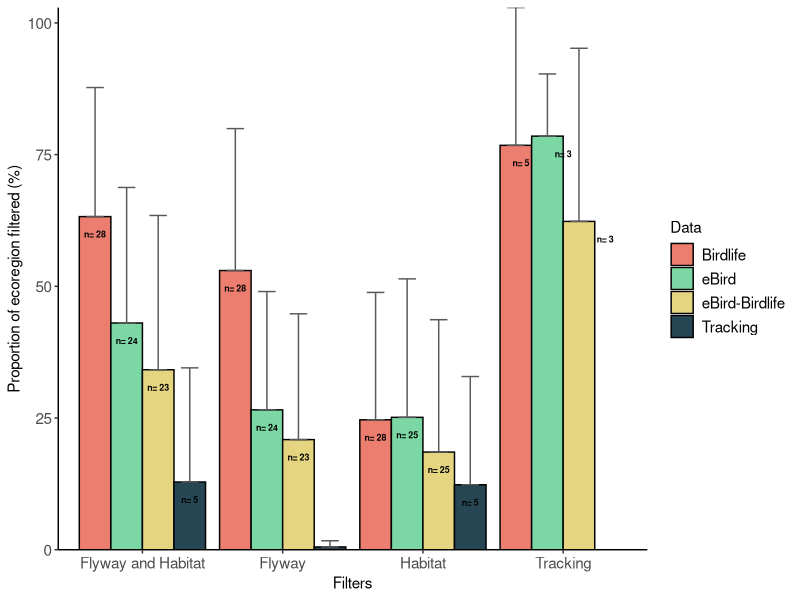

The R source for this figure:
#Title: Determining the efficacity of filters to reduce the number of biogeographic region (ecoregion. province, realm) of non-breeding range for each taxonomic group
#Author: Louis Moisan
#Date: July 19, 2021

#-------------------#
##### Librairies ####
#-------------------#
library(tidyverse)

#-------------------#
#### Import data ####
#-------------------#
#----- Ecoregion
species_eco <- read.csv("data/species_region_filter.csv") %>%
  dplyr::select(species, data, filter, ecoregion) %>% 
  dplyr::arrange(species, data, desc(ecoregion))

#Set empty column to store proportion of reduction in number of region
species_eco$prop_eco <- as.numeric(NA)
#Define proportion of reduction in the  number of region by each filter
for (species in unique(species_eco$species)){ #For each species
  print(species)
  a <-species_eco[species_eco$species == species,]
    for (data in unique(a$data)){ #For each data type
      print(data)
      b <- a[a$data ==  data,]
        for (filter in unique(b$filter)){ #For each filter type
      species_eco[(species_eco$species == species & species_eco$data == data & species_eco$filter == filter),]$prop_eco   <- (1- (b[b$filter == filter,]$ecoregion / b[b$filter == "raw",]$ecoregion))*100 #Get the proportion of reduction in the number of ecoregion with raw data
    }
  }
}

#Create table
table_species_eco <- species_eco %>% filter(!(filter== "raw"))

#Export as .csv
write.csv(table_species_eco, "data/table_filter_region_raw.csv")

#-----------------------------------------------------------#
#### Test effect of each filter on the non-breeding area ####
#-----------------------------------------------------------#
eco_aov <- aov(prop_eco ~ filter + data+ data:filter, data = species_eco)
summary(eco_aov)

species_eco_summary <- species_eco %>% 
  group_by(data, filter) %>% 
  dplyr::summarise(mean= mean(prop_eco), sd= sd(prop_eco), min= min(prop_eco), max= max(prop_eco), median= median(prop_eco), n= n()) %>% 
  filter(!(filter == "raw")) %>% 
  mutate(filter= factor(filter, levels= c("flyway and habitat", "flyway", "habitat", "tracking")))

#add sample size in character
species_eco_summary$label <- paste("n= ", species_eco_summary$n, sep= "")


pdf("figures/Supplementary/Supplementary_Figure_3.pdf", #file name
    bg = "white", #background color
    width= 7,
    height = 3.3) 


ggplot(data=species_eco_summary, aes(x=filter, y=mean,fill=data)) + 
  geom_bar(stat="identity",
           position=position_dodge(0.9,preserve='single'),
           colour="black",
           lwd=0.5) + 
  geom_errorbar(stat='identity',
                aes(ymin=mean, ymax=mean+sd),
                position=position_dodge(0.9, preserve = "single"),
                width=0.5, 
                size=0.5,
                color= "grey35") +
  geom_text(aes(label = label), 
            position = position_dodge(0.9),
            vjust= +3,
            size=2.25, fontface= "bold")+
  scale_fill_manual("Data", values = c("birdlife" = "#EC7E70", "ebird" = "#7BD7A4", "ebird_birdlife" = "#E5D580", "tracking" = "#264653"),labels= c("Birdlife", "eBird", "eBird-Birdlife", "Tracking"))+
  scale_x_discrete("Filters", labels = c("flyway and habitat" = "Flyway and Habitat", "flyway"= "Flyway", "habitat"= "Habitat", "tracking"="Tracking"))+
  labs(x= "Filter applied", y= "Proportion of ecoregion filtered (%)")+
  scale_y_continuous(expand = c(0, 0))+
  theme_classic()+
  theme(axis.text=element_text(size=11),
        axis.title=element_text(size=11), #change font size of axis titles
        legend.text=element_text(size=11), #change font size of legend text
        legend.title=element_text(size=11))

dev.off()
